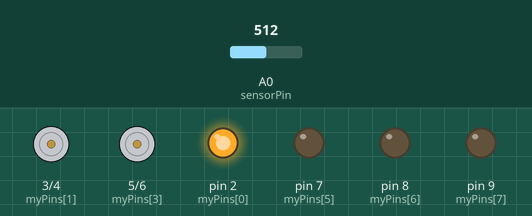
The sketch below on a simulated Arduino Uno, built with avr-gcc and run on an emulated ATmega328P. On the bench: motor-driver pin pairs drawn as motors (green arrow = first pin HIGH = forward, orange = second pin HIGH = backward, longer = more drive), output pins drawn as LEDs (lit = HIGH). Inputs (shaded band) come from the test bench; at power-on: A0 (sensorPin) = 512.

Above: at 8.9 s.
9.0 s: A0 (sensorPin) set to 0
At 16.9 s:
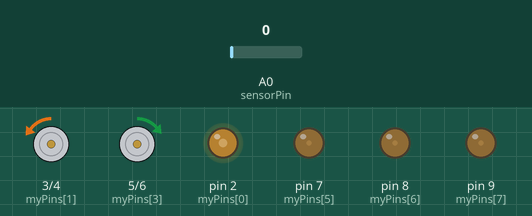
17.9 s: A0 (sensorPin) set to 122
At 18.2 s:
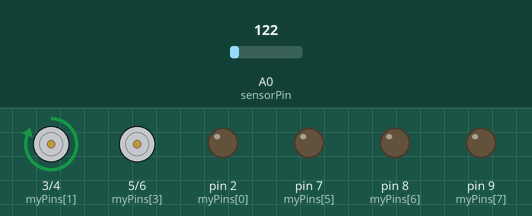
At 18.99 s:
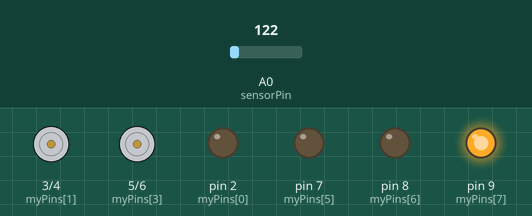
Timing chart, 0 to 32.0 s (numbered marks = the images above; inputs shaded):
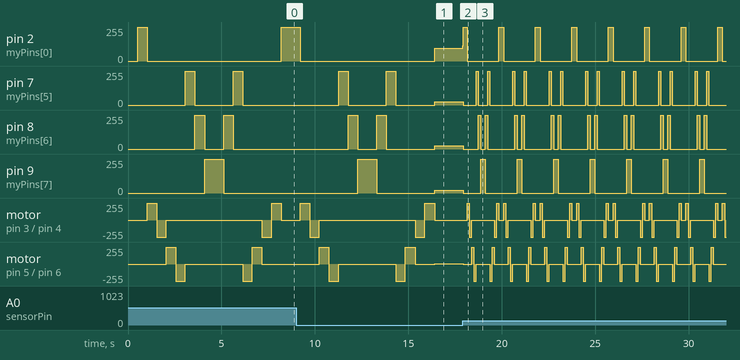

Measured:
- after the input at 17.9 s, pin 2 (myPins[0]): 95/255 → 115/255 at once, then repeats every 1.9 s: 255/255 0.20 s, 0/255 1.7 s; pin 7 (myPins[5]): 23/255 → 0/255 after 0.05 s, then repeats every 2.0 s: 255/255 0.12 s, 0/255 0.49 s, 255/255 0.12 s, 0/255 1.2 s
- by itself, pin 7 (myPins[5]): alternates 255/255 for 0.51 s and 0/255 for 2.0 s
- by itself, pin 8 (myPins[6]): alternates 255/255 for 0.51 s and 0/255 for 1.0 s, 4 changes in all, then stays 0/255

The sketch:

cylon_lights.ino
```cpp
const int ARSIZE = 8;
int myPins[ARSIZE] = {2, 3, 4, 5, 6, 7, 8, 9};
int ledState[ARSIZE];

//analog sensor
int sensorPin = A0;
int speed = 0;

void setup(){
  for(int i = 0; i < ARSIZE; i++){
    pinMode(myPins[i], OUTPUT);
    ledState[i] = LOW;
  }
}

void loop(){
  speed = analogRead(sensorPin);

  for(int i = 0; i < ARSIZE; i++){
    delay(speed);
    if(i > 0 && i < ARSIZE -1){
       digitalWrite(myPins[i-1], LOW);
      digitalWrite(myPins[i], HIGH);
      digitalWrite(myPins[i + 1], LOW);
    }else if(i == 0){
      digitalWrite(myPins[i + 1], LOW);
      digitalWrite(myPins[i], HIGH);
      digitalWrite(myPins[ARSIZE - 1], LOW);
    }
    else if(i == ARSIZE - 1){
      digitalWrite(myPins[i-1], LOW);
      digitalWrite(myPins[i], HIGH);
    }
  }

  for(int i = ARSIZE-1; i >= 0; i--){
    delay(speed);
    if(i > 0 && i < ARSIZE -1){
       digitalWrite(myPins[i-1], LOW);
      digitalWrite(myPins[i], HIGH);
      digitalWrite(myPins[i + 1], LOW);
    }else if(i == 0){
      digitalWrite(myPins[i + 1], LOW);
      digitalWrite(myPins[i], HIGH);
      digitalWrite(myPins[ARSIZE - 1], LOW);
    }
    else if(i == ARSIZE - 1){
      digitalWrite(myPins[i-1], LOW);
      digitalWrite(myPins[i], HIGH);
    }
  }
}
```
